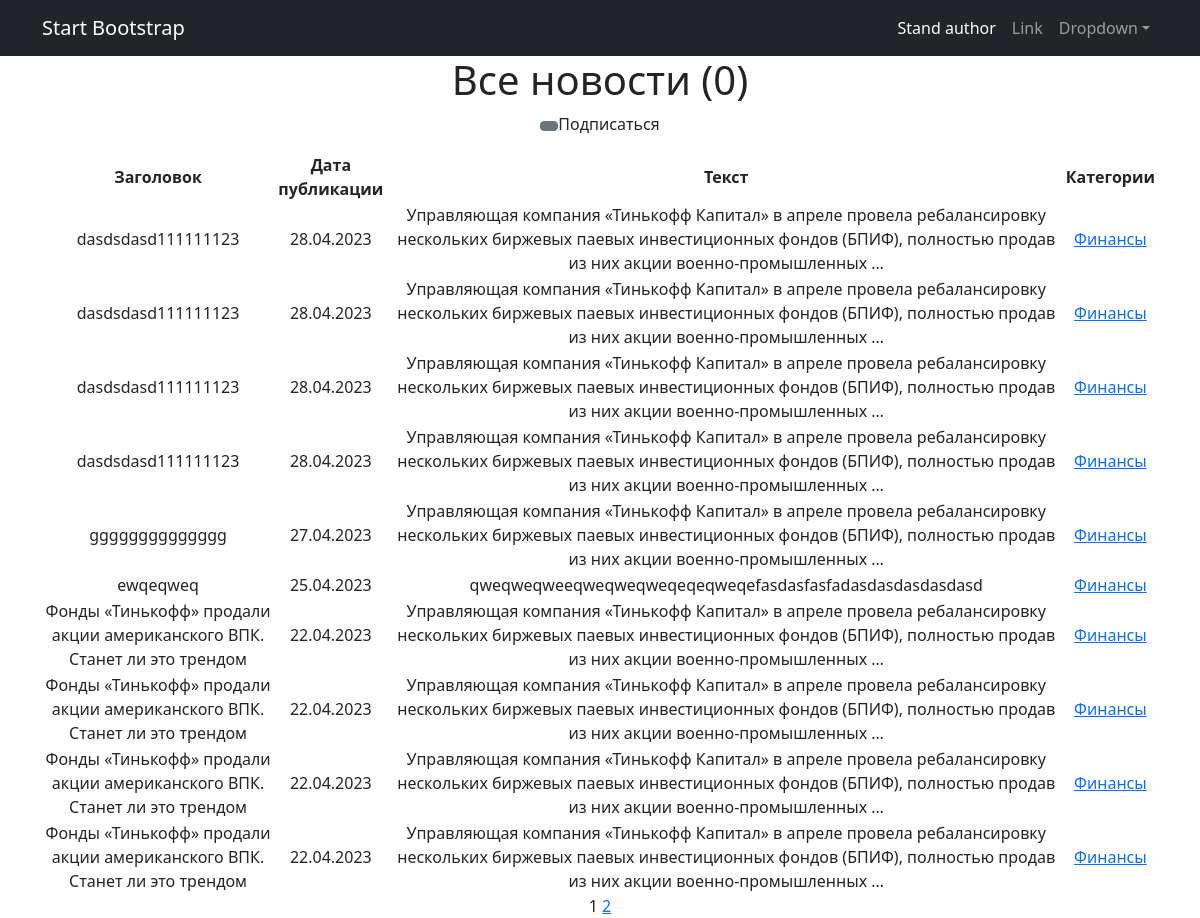
The app's page /categories/2 with its own data.
### News/models.py (models this page shows, shortened)
class Category(models.Model):
    name_category = models.CharField(unique=True, max_length=100, )
    subscribers = models.ManyToManyField(User, blank=True, null=True, related_name='categories')
    def __str__(self):
        return self.name_category
    class Meta:
        verbose_name = 'Категория'
        verbose_name_plural = 'Категории'

class Post(models.Model):
    article = 'AR'
    new = 'NE'
    POSITIONS = [
        (article, 'Статья'),
        (new, 'Новость')
    ]
    author = models.ForeignKey(Author, on_delete=models.CASCADE)
    type_post = models.CharField(max_length=2,
                                 choices=POSITIONS,
                                 default=article)
    post_in = models.DateTimeField(auto_now_add=True)
    category = models.ManyToManyField(Category, through='PostCategory', verbose_name='Категория')
    post_header = models.CharField(max_length=255, verbose_name='Заголовок')
    post_text = models.TextField()
    rating_post = models.IntegerField(default=0)
    likes = models.IntegerField(default=0)
    dislikes = models.IntegerField(default=0)
    class Meta:
        verbose_name = 'Посты'
        verbose_name_plural = 'Посты'

### News/views.py (the view)
# urls.py: path('categories/<int:pk>', cache_page(60 * 5)(CategoryListView.as_view()), name='category_list'),
class CategoryListView(ViewNews):
    model = Post
    template_name = 'news/category_list.html'
    context_object_name = 'category_news_list'
    def get_queryset(self):
        self.category = get_object_or_404(Category, id=self.kwargs['pk'])
        queryset = Post.objects.filter(category=self.category).order_by('-post_in')
        return queryset
    def get_context_data(self, **kwargs):
        context = super().get_context_data(**kwargs)
        context['is_not_subscriber'] = self.request.user not in self.category.subscribers.all()
        context['category'] = self.category
        return context

### News/templatetags/custom_filters.py (called while the page is built)
@register.filter()
def censor(value):
    if not isinstance(value, str):
        raise ValueError("Фильтр применим только к строкам ")
    words = value.split()
    for i, word in enumerate(words):
        if word.lower() in censor_words:
            words[i] = '*' * len(word)
    return ' '.join(words)

### News/templatetags/custom_tags.py (called while the page is built)
@register.simple_tag(takes_context=True)
def url_replace(context, **kwargs):
    d = context['request'].GET.copy()
    for k, v in kwargs.items():
        d[k] = v
    return d.urlencode()

### News/views.py (called while the page is built)
    def get_context_data(self, **kwargs):
        context = super().get_context_data(**kwargs)
        context['is_not_author'] = not self.request.user.groups.filter(name='Author').exists()
        return context

### News/templates/News/category_list.html (shortened to what this page needs)
{% extends 'News/default.html' %}
{% load custom_filters %}
{% load custom_tags %}
{% load cache %}
{% cache 30 header %}
{% block content %}
<h1>Все новости ({{ news|length }})</h1>
{% if is_not_subscriber %}
<p class="text-center"><a href="{% url 'subscribe' category.id %}" class="btn btn-secondary btn-sm"></a>Подписаться</p>
{% endif %}
<table>
    <thead>
    <tr>
        <th>Заголовок</th>
        <th>Дата публикации</th>
        <th>Текст</th>
        <th>Категории</th>
        <th></th>
    </tr>
    </thead>
    <tbody>
    {% for post in category_news_list %}
    <tr>
        <td><a> {{ post.post_header|censor }}</a></td>
        <td>{{ post.post_in|date:"d.m.Y" }}</td>
        <td>{{ post.post_text|truncatewords:20 }}</td>
        <td>{% for category in post.category.all %}
            <a href="{% url 'category_list' category.id %}">{{ category }}</a>
            {% endfor %}
        </td>
    </tr>
    {% endfor %}
    </tbody>
</table>
{{ page_obj.number }}
{% if page_obj.has_next %}
<a href="?{% url_replace page=page_obj.next_page_number %}">{{ page_obj.next_page_number }}</a>
{% endif %}
{% endblock content %}
{% endcache %}

### records on screen
Post: post_header|censor "dasdsdasd111111123", post_in "28.04.2023", post_text "Управляющая компания «Тинькофф Капитал» в апреле провела ребалансировку нескольких биржевых паевых инвестиционных фондов (БПИФ), полностью продав из них акции военно-промышленных …"
Category: name_category "Финансы"
Post: post_header|censor "dasdsdasd111111123", post_in "28.04.2023", post_text "Управляющая компания «Тинькофф Капитал» в апреле провела ребалансировку нескольких биржевых паевых инвестиционных фондов (БПИФ), полностью продав из них акции военно-промышленных …"
Post: post_header|censor "dasdsdasd111111123", post_in "28.04.2023", post_text "Управляющая компания «Тинькофф Капитал» в апреле провела ребалансировку нескольких биржевых паевых инвестиционных фондов (БПИФ), полностью продав из них акции военно-промышленных …"
Post: post_header|censor "dasdsdasd111111123", post_in "28.04.2023", post_text "Управляющая компания «Тинькофф Капитал» в апреле провела ребалансировку нескольких биржевых паевых инвестиционных фондов (БПИФ), полностью продав из них акции военно-промышленных …"
Post: post_header|censor "gggggggggggggg", post_in "27.04.2023", post_text "Управляющая компания «Тинькофф Капитал» в апреле провела ребалансировку нескольких биржевых паевых инвестиционных фондов (БПИФ), полностью продав из них акции военно-промышленных …"
Post: post_header|censor "ewqeqweq", post_in "25.04.2023", post_text "qweqweqweeqweqweqweqeqeqweqefasdasfasfadasdasdasdasdasd"
Post: post_header|censor "Фонды «Тинькофф» продали акции американского ВПК. Станет ли это трендом", post_in "22.04.2023", post_text "Управляющая компания «Тинькофф Капитал» в апреле провела ребалансировку нескольких биржевых паевых инвестиционных фондов (БПИФ), полностью продав из них акции военно-промышленных …"
Post: post_header|censor "Фонды «Тинькофф» продали акции американского ВПК. Станет ли это трендом", post_in "22.04.2023", post_text "Управляющая компания «Тинькофф Капитал» в апреле провела ребалансировку нескольких биржевых паевых инвестиционных фондов (БПИФ), полностью продав из них акции военно-промышленных …"
Post: post_header|censor "Фонды «Тинькофф» продали акции американского ВПК. Станет ли это трендом", post_in "22.04.2023", post_text "Управляющая компания «Тинькофф Капитал» в апреле провела ребалансировку нескольких биржевых паевых инвестиционных фондов (БПИФ), полностью продав из них акции военно-промышленных …"
Post: post_header|censor "Фонды «Тинькофф» продали акции американского ВПК. Станет ли это трендом", post_in "22.04.2023", post_text "Управляющая компания «Тинькофф Капитал» в апреле провела ребалансировку нескольких биржевых паевых инвестиционных фондов (БПИФ), полностью продав из них акции военно-промышленных …"

### other values on screen
{{ news|length }} "0"
{{ page_obj.number }} "1"
{{ page_obj.next_page_number }} "2"
